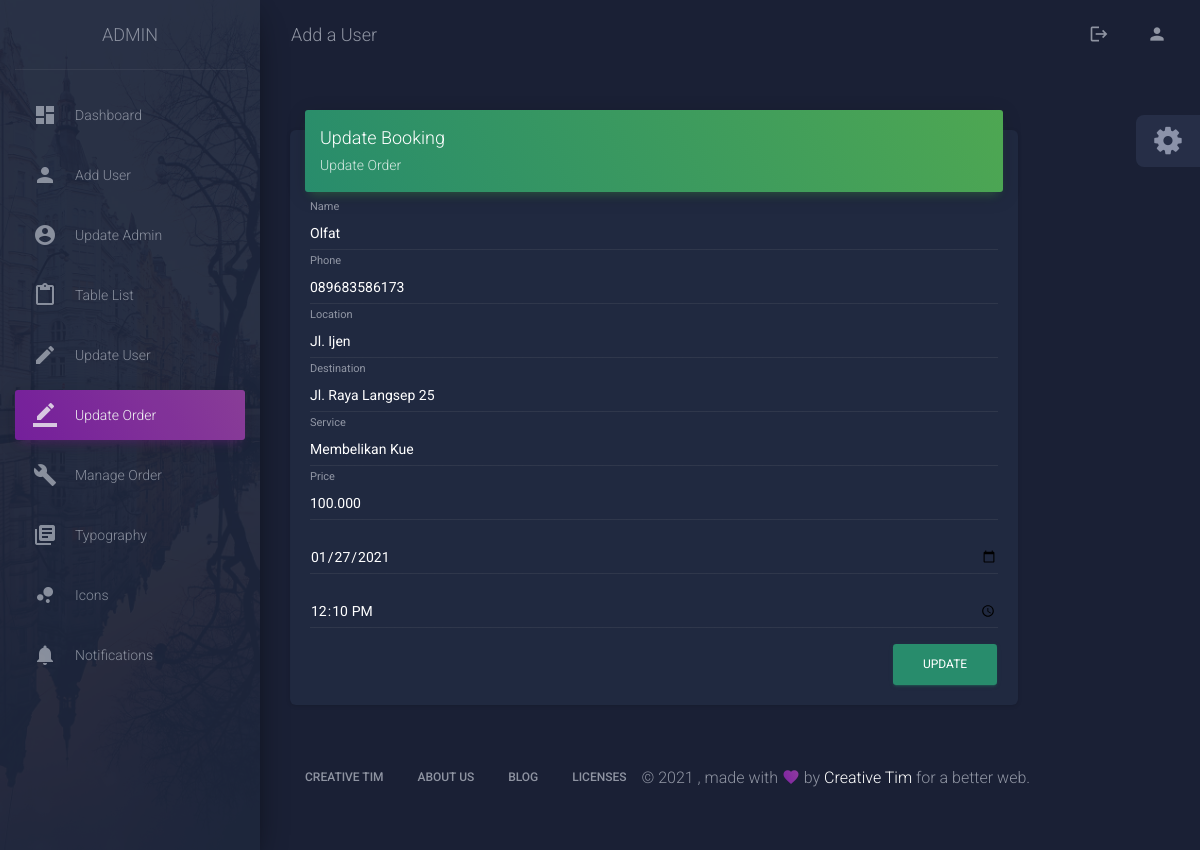
Screenshot of /editpesanadmin.php?id=5 with the database file from the repository.
### tables this page shows
CREATE TABLE `pemesanan` (
  `id_pemesanan` int(11) NOT NULL,
  `nama` varchar(200) NOT NULL,
  `email_pemesan` varchar(50) NOT NULL,
  `telepon` varchar(20) NOT NULL,
  `lokasi` varchar(200) NOT NULL,
  `tujuan` varchar(200) NOT NULL,
  `jasa` text NOT NULL,
  `bayar` varchar(100) NOT NULL,
  `tanggal` date NOT NULL,
  `waktu` time NOT NULL,
  `status` varchar(100) NOT NULL DEFAULT 'Pending',
  `acc` varchar(100) NOT NULL DEFAULT 'Pending',
  `selesai` varchar(200) NOT NULL DEFAULT 'Pending',
  `bukti` varchar(200) NOT NULL DEFAULT 'Pending'
);

### editpesanadmin.php (the view, shortened to what this page needs)
<?php
include 'koneksi.php';
?>
<!DOCTYPE html>
<html lang="en">
<head>
    <link rel="stylesheet" href="https://maxcdn.bootstrapcdn.com/font-awesome/latest/css/font-awesome.min.css">
    <link href="assets/css/material-dashboard.css?v=2.1.0" rel="stylesheet" />
</head>
<body class="dark-edition">
    <div class="wrapper ">
        <div class="sidebar" data-color="purple" data-background-color="black" data-image="assets/img/sidebar-2.jpg">
            <div class="logo"><a href="http://www.creative-tim.com" class="simple-text logo-normal">
                    Admin
                </a></div>
            <div class="sidebar-wrapper">
                <ul class="nav">
                    <li class="nav-item  ">
                        <a class="nav-link" href="dashboard.php">
                            <i class="material-icons">dashboard</i>
                            <p>Dashboard</p>
                        </a>
                    </li>
                    <li class="nav-item ">
                        <a class="nav-link" href="user.php">
                            <i class="material-icons">person</i>
                            <p>Add User</p>
                        </a>
                    </li>
                    <li class="nav-item">
                        <a class="nav-link" href="updateprofiladmin.php">
                            <i class="material-icons">account_circle</i>
                            <p>Update Admin</p>
                        </a>
                    </li>
                    <li class="nav-item ">
                        <a class="nav-link" href="tables.php">
                            <i class="material-icons">content_paste</i>
                            <p>Table List</p>
                        </a>
                    </li>
                    <li class="nav-item">
                        <a class="nav-link" href="edituser.php">
                            <i class="material-icons">edit</i>
                            <p>Update User</p>
                        </a>
                    </li>
                    <li class="nav-item active">
                        <a class="nav-link" href="editpesanadmin.php">
                            <i class="material-icons">border_color</i>
                            <p>Update Order</p>
                        </a>
                    </li>
                    <li class="nav-item">
                        <a class="nav-link" href="managepesanan.php">
                            <i class="material-icons">build</i>
                            <p>Manage Order</p>
                        </a>
                    </li>
                    <li class="nav-item ">
                        <a class="nav-link" href="typography.php">
                            <i class="material-icons">library_books</i>
                            <p>Typography</p>
                        </a>
                    </li>
                    <li class="nav-item ">
                        <a class="nav-link" href="icons.php">
                            <i class="material-icons">bubble_chart</i>
                            <p>Icons</p>
                        </a>
                    </li>
                    <li class="nav-item ">
                        <a class="nav-link" href="notifications.php">
                            <i class="material-icons">notifications</i>
                            <p>Notifications</p>
                        </a>
                    </li>
                </ul>
            </div>
        </div>
        <div class="main-panel">
            <nav class="navbar navbar-expand-lg navbar-transparent navbar-absolute fixed-top " id="navigation-example">
                <div class="container-fluid">
                    <div class="navbar-wrapper">
                        <a class="navbar-brand" href="javascript:void(0)">Add a User</a>
                    </div>
                    <div class="collapse navbar-collapse justify-content-end">
                        <ul class="navbar-nav">
                            <li class="nav-item">
                                <a class="nav-link" href="logoutadmin.php">
                                    <i class="material-icons">logout</i>
                                </a>
                            </li>
                            <li class="nav-item">
                                <a class="nav-link" href="profil/profil.php">
                                    <i class="material-icons">person</i>
                                </a>
                            </li>
                        </ul>
                    </div>
                </div>
            </nav>
            <div class="content">
                <div class="container-fluid">
                    <div class="row">
                        <div class="col-md-10">
                            <div class="card">
                                <div class="card-header card-header-success">
                                    <h4 class="card-title">Update Booking</h4>
                                    <p class="card-category">Update Order</p>
                                </div>
                                <?php
                                $id = $_GET['id'];
                                $data = $koneksi->query("SELECT * FROM pemesanan WHERE id_pemesanan='$id'");
                                $d = $data->fetch_assoc();
                                ?>
                                <div class="card-body">
                                    <form action="proseseditpesan.php" method="POST">
                                        <div class="row">
                                            <div class="col-md-12">
                                                <div class="form-group">
                                                    <label class="bmd-label-floating">Name</label>
                                                    <input type="text" name="nama" class="form-control" value="<?php echo $d['nama']; ?>">
                                                </div>
                                            </div>
                                        </div>
                                        <div class="row">
                                            <div class="col-md-12">
                                                <div class="form-group">
                                                    <label class="bmd-label-floating">Phone</label>
                                                    <input type="text" name="telepon" class="form-control" value="<?php echo $d['telepon']; ?>">
                                                </div>
                                            </div>
                                        </div>
                                        <div class="row">
                                            <div class="col-md-12">
                                                <div class="form-group">
                                                    <label class="bmd-label-floating">Location</label>
                                                    <input type="text" name="lokasi" class="form-control" value="<?php echo $d['lokasi']; ?>">
                                                </div>
                                            </div>
                                        </div>
                                        <div class="row">
                                            <div class="col-md-12">
                                                <div class="form-group">
                                                    <label class="bmd-label-floating">Destination</label>
                                                    <input type="text" name="tujuan" class="form-control" value="<?php echo $d['tujuan']; ?>">
                                                </div>
                                            </div>
                                        </div>
                                        <div class="row">
                                            <div class="col-md-12">
                                                <div class="form-group">
                                                    <label class="bmd-label-floating">Service</label>
                                                    <input type="text" name="jasa" class="form-control" value="<?php echo $d['jasa']; ?>">
                                                </div>
                                            </div>
                                        </div>
                                        <div class="row">
                                            <div class="col-md-12">
                                                <div class="form-group">
                                                    <label class="bmd-label-floating">Price</label>
                                                    <input type="text" name="bayar" class="form-control" value="<?php echo $d['bayar']; ?>">
                                                </div>
                                            </div>
                                        </div>
                                        <div class="row">
                                            <div class="col-md-12">
                                                <div class="form-group">
                                                    <input type="date" name="tanggal" class="form-control" value="<?php echo $d['tanggal']; ?>">
                                                </div>
                                            </div>
                                        </div>
                                        <div class="row">
                                            <div class="col-md-12">
                                                <div class="form-group">
                                                    <input type="time" name="waktu" class="form-control" value="<?php echo $d['waktu']; ?>">
                                                </div>
                                            </div>
                                        </div>
                                        <button type="submit" class="btn btn-success pull-right">Update</button>
                                        <div class="clearfix"></div>
                                    </form>
                                </div>
                            </div>
                        </div>
                        <footer class="footer">
                            <div class="container-fluid">
                                <nav class="float-left">
                                    <ul>
                                        <li>
                                            <a href="https://www.creative-tim.com">
                                                Creative Tim
                                            </a>
                                        </li>
                                        <li>
                                            <a href="https://creative-tim.com/presentation">
                                                About Us
                                            </a>
                                        </li>
                                        <li>
                                            <a href="http://blog.creative-tim.com">
                                                Blog
                                            </a>
                                        </li>
                                        <li>
                                            <a href="https://www.creative-tim.com/license">
                                                Licenses
                                            </a>
                                        </li>
                                    </ul>
                                </nav>
                                <div class="copyright float-right" id="date">
                                    , made with <i class="material-icons">favorite</i> by
                                    <a href="https://www.creative-tim.com" target="_blank">Creative Tim</a> for a better web.
                                </div>
                            </div>
                        </footer>
                    </div>
                </div>
                <div class="fixed-plugin">
                    <div class="dropdown show-dropdown">
                        <a href="#" data-toggle="dropdown">
                            <i class="fa fa-cog fa-2x"> </i>
                        </a>
                    </div>
                </div>
</body>
</html>

### rows the page displays
pemesanan: nama "Olfat", telepon "089683586173", lokasi "Jl. Ijen", tujuan "Jl. Raya Langsep 25", jasa "Membelikan Kue", bayar "100.000", tanggal "01/27/2021", waktu "12:10:00"
